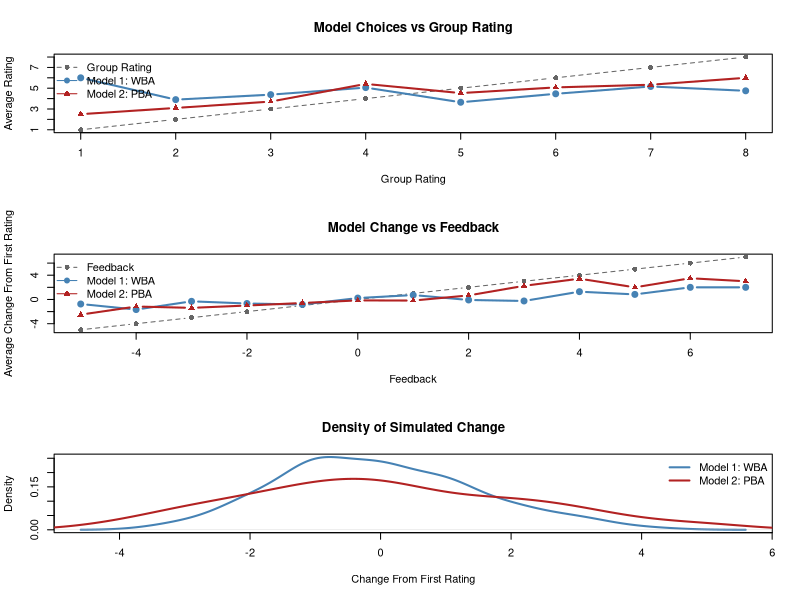

Here is the R script that generated this plot:
# Minimal simulation script aligned with the shared branch scaffold.
#
# 1. Keeps the later fitting representation on the 0:7 pseudo-count scale.
# 2. Simulates one random 100-trial task, as in Daniel's workbook.
# 3. Models:
#    - Model 1: reparameterized WBA (rho, kappa)
#    - Model 2: PBA (p)
# 4. Exports files:
#    - dataset_1_task.csv
#    - dataset_2_model_choices.csv
SEED <- 123
N_TRIALS <- 100L
dir.create(file.path("outputs", "simulated"), recursive = TRUE, showWarnings = FALSE)
# -----------------------------
# Empirical-data helper
# -----------------------------

# This helper is for later fitting to the real data. Rules:
  # rows with GroupRating outside 1:8 are removed before fitting.
  # That means GroupRating == 0 / no-feedback rows are excluded.
prepare_for_fitting <- function(dat) {
  dat <- dat[!is.na(dat$GroupRating) & dat$GroupRating >= 1 & dat$GroupRating <= 8, , drop = FALSE]

  dat$direct_count <- as.integer(dat$FirstRating - 1L)
  dat$social_count <- as.integer(dat$GroupRating - 1L)
  dat$second_count <- as.integer(dat$SecondRating - 1L)

  dat
}

# -----------------------------
# Beta-binomial helper
# -----------------------------

# Draw one discrete response on the 0:7 scale:
# 1. sample a probability from Beta(alpha, beta)
# 2. sample a count from Binomial(7, probability)
draw_beta_binomial_count <- function(size, alpha, beta) {
  probability <- rbeta(1, shape1 = alpha, shape2 = beta)
  rbinom(1, size = size, prob = probability)
}


# -----------------------------
# Build the simulated task
# -----------------------------
# Daniel's workbook uses one random task with 100 trials.
# We sample observed ratings on the 1:8 scale, then convert them to 0:7
# internally so the Stan-ready representation stays consistent.
build_random_task <- function(n_trials = N_TRIALS, seed = SEED) {
  set.seed(seed)

  task <- data.frame(
    trial_id = seq_len(n_trials),
    first_rating = round(runif(n_trials, min = 1, max = 8)),
    group_rating = round(runif(n_trials, min = 1, max = 8))
  )

  task$direct_count <- task$first_rating - 1L
  task$social_count <- task$group_rating - 1L
  task$total_direct <- 7L
  task$total_social <- 7L

  task
}

# -----------------------------
# Model 1: reparameterized WBA
# -----------------------------

# WBA parameterization:
  # - rho controls how total weight is split between self and group
  # - kappa controls how much total evidence weight is used overall

# implied weights:
  # - direct weight = rho * kappa
  # - social weight = (1 - rho) * kappa
play_wba_reparam <- function(task,
                             rho = 0.75, kappa = 2.0,
                             seed = SEED + 1L,
                             prior_alpha = 0.5, prior_beta = 0.5) {
  set.seed(seed)

  weight_direct <- rho * kappa
  weight_social <- (1 - rho) * kappa

  alpha_post <- prior_alpha +
    weight_direct * task$direct_count +
    weight_social * task$social_count

  beta_post <- prior_beta +
    weight_direct * (task$total_direct - task$direct_count) +
    weight_social * (task$total_social - task$social_count)

  second_count <- vapply(
    seq_len(nrow(task)),
    function(i) draw_beta_binomial_count(7L, alpha_post[i], beta_post[i]),
    integer(1)
  )
  second_count
}
# -----------------------------
# Model 2: PBA
# -----------------------------

# PBA parameterization from the other branch:
  # - p controls how much relative weight goes to direct evidence
  # - (1 - p) goes to social evidence
play_pba <- function(task,
                     p = 0.65,
                     seed = SEED + 2L,
                     prior_alpha = 0.5,
                     prior_beta = 0.5) {
  set.seed(seed)

  alpha_post <- prior_alpha +
    p * task$direct_count +
    (1 - p) * task$social_count

  beta_post <- prior_beta +
    p * (task$total_direct - task$direct_count) +
    (1 - p) * (task$total_social - task$social_count)

  second_count <- vapply(
    seq_len(nrow(task)),
    function(i) draw_beta_binomial_count(7L, alpha_post[i], beta_post[i]),
    integer(1)
  )

  second_count
}

# -----------------------------
# RUN THE SIMULATION
# -----------------------------

set.seed(SEED)

task_counts <- build_random_task()

second_count_model_1 <- play_wba_reparam(task_counts)
second_count_model_2 <- play_pba(task_counts)

# Dataset 1:
# export the fixed task in the observed 1:8 rating scale
dataset_1_task <- data.frame(
  trial_id = task_counts$trial_id,
  first_rating = task_counts$first_rating,
  group_rating = task_counts$group_rating
)

# Match the empirical dataset definition:
# Feedback = GroupRating - FirstRating
dataset_1_task$feedback <- dataset_1_task$group_rating - dataset_1_task$first_rating

# Dataset 2:
# same task, plus each model's simulated second rating
dataset_2_model_choices <- data.frame(
  trial_id = task_counts$trial_id,
  first_rating = task_counts$first_rating,
  group_rating = task_counts$group_rating,
  second_rating_model_1 = second_count_model_1 + 1L,
  second_rating_model_2 = second_count_model_2 + 1L
)

dataset_2_model_choices$feedback <- dataset_2_model_choices$group_rating - dataset_2_model_choices$first_rating
dataset_2_model_choices$change_model_1 <- dataset_2_model_choices$second_rating_model_1 - dataset_2_model_choices$first_rating
dataset_2_model_choices$change_model_2 <- dataset_2_model_choices$second_rating_model_2 - dataset_2_model_choices$first_rating

write.csv(
  dataset_1_task,
  file.path("outputs", "simulated", "dataset_1_task.csv"),
  row.names = FALSE
)

write.csv(
  dataset_2_model_choices,
  file.path("outputs", "simulated", "dataset_2_model_choices.csv"),
  row.names = FALSE
)

# SIMPLE PLOTTING
old_par <- par(no.readonly = TRUE)
on.exit(par(old_par), add = TRUE)
par(mfrow = c(3, 1))

plot_choices <- aggregate(
  cbind(second_rating_model_1, second_rating_model_2) ~ group_rating,
  data = dataset_2_model_choices,
  FUN = mean
)

plot(
  plot_choices$group_rating,
  plot_choices$group_rating,
  type = "b",
  pch = 16,
  lty = 2,
  col = "gray40",
  xlim = c(1, 8),
  ylim = c(1, 8),
  xlab = "Group Rating",
  ylab = "Average Rating",
  main = "Model Choices vs Group Rating"
)

lines(
  plot_choices$group_rating,
  plot_choices$second_rating_model_1,
  type = "b",
  pch = 19,
  col = "steelblue",
  lwd = 2
)

lines(
  plot_choices$group_rating,
  plot_choices$second_rating_model_2,
  type = "b",
  pch = 17,
  col = "firebrick",
  lwd = 2
)

legend(
  "topleft",
  legend = c("Group Rating", "Model 1: WBA", "Model 2: PBA"),
  col = c("gray40", "steelblue", "firebrick"),
  lty = c(2, 1, 1),
  pch = c(16, 19, 17),
  bty = "n"
)

plot_change <- aggregate(
  cbind(change_model_1, change_model_2) ~ feedback,
  data = dataset_2_model_choices,
  FUN = mean
)

plot(
  plot_change$feedback,
  plot_change$feedback,
  type = "b",
  pch = 16,
  lty = 2,
  col = "gray40",
  xlim = range(dataset_2_model_choices$feedback),
  ylim = range(
    c(
      dataset_2_model_choices$feedback,
      dataset_2_model_choices$change_model_1,
      dataset_2_model_choices$change_model_2
    )
  ),
  xlab = "Feedback",
  ylab = "Average Change From First Rating",
  main = "Model Change vs Feedback"
)

lines(
  plot_change$feedback,
  plot_change$change_model_1,
  type = "b",
  pch = 19,
  col = "steelblue",
  lwd = 2
)

lines(
  plot_change$feedback,
  plot_change$change_model_2,
  type = "b",
  pch = 17,
  col = "firebrick",
  lwd = 2
)

legend(
  "topleft",
  legend = c("Feedback", "Model 1: WBA", "Model 2: PBA"),
  col = c("gray40", "steelblue", "firebrick"),
  lty = c(2, 1, 1),
  pch = c(16, 19, 17),
  bty = "n"
)

# Feedback is discrete, so the density plot is more useful for the simulated
# change distributions than for feedback itself.
dens_1 <- density(dataset_2_model_choices$change_model_1)
dens_2 <- density(dataset_2_model_choices$change_model_2)

plot(
  dens_1,
  col = "steelblue",
  lwd = 2,
  main = "Density of Simulated Change",
  xlab = "Change From First Rating",
  ylim = range(c(dens_1$y, dens_2$y))
)

lines(
  dens_2,
  col = "firebrick",
  lwd = 2
)

legend(
  "topright",
  legend = c("Model 1: WBA", "Model 2: PBA"),
  col = c("steelblue", "firebrick"),
  lwd = 2,
  bty = "n"
)
